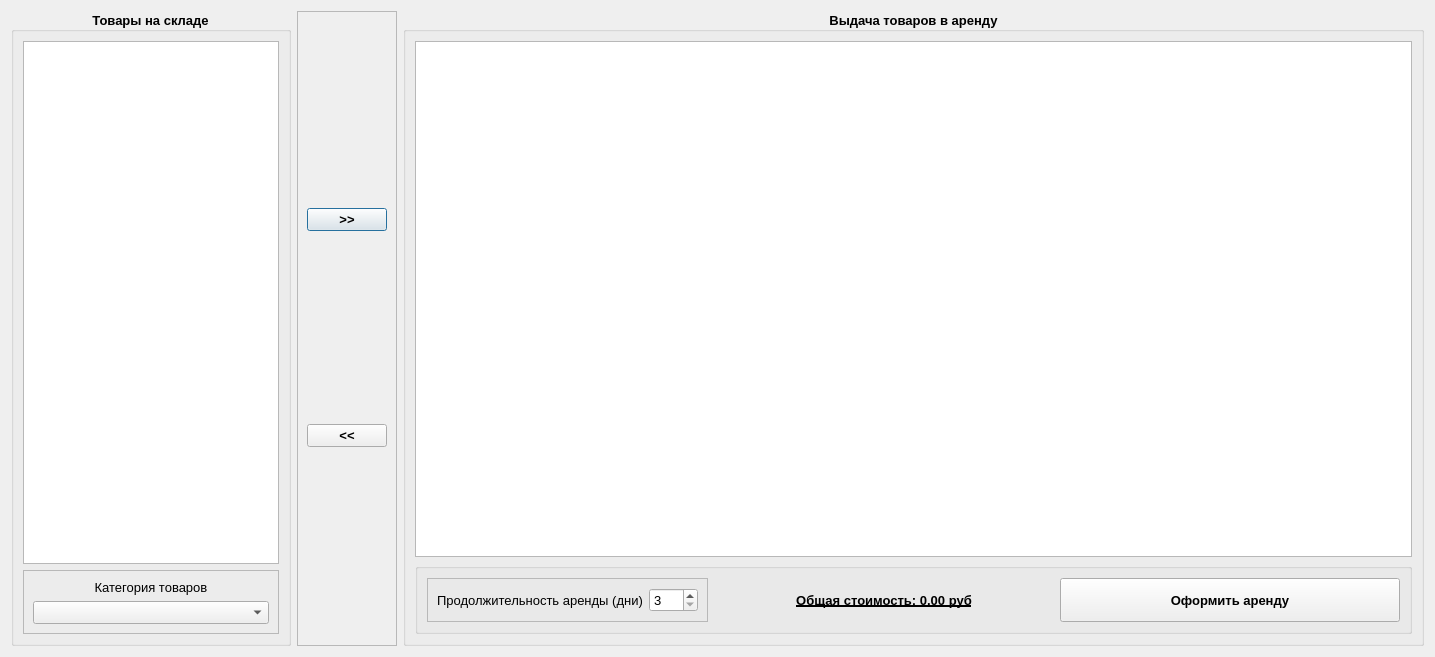
<?xml version="1.0" encoding="UTF-8"?>
<ui version="4.0">
 <class>RentalDialog</class>
 <widget class="QDialog" name="RentalDialog">
  <property name="geometry">
   <rect>
    <x>0</x>
    <y>0</y>
    <width>1435</width>
    <height>657</height>
   </rect>
  </property>
  <property name="font">
   <font>
    <pointsize>10</pointsize>
   </font>
  </property>
  <property name="windowTitle">
   <string>Аренда</string>
  </property>
  <layout class="QHBoxLayout" name="horizontalLayout">
   <item>
    <widget class="QGroupBox" name="groupBox">
     <property name="sizePolicy">
      <sizepolicy hsizetype="Fixed" vsizetype="Preferred">
       <horstretch>0</horstretch>
       <verstretch>0</verstretch>
      </sizepolicy>
     </property>
     <property name="font">
      <font>
       <pointsize>10</pointsize>
       <bold>true</bold>
      </font>
     </property>
     <property name="title">
      <string>Товары на складе</string>
     </property>
     <property name="alignment">
      <set>Qt::AlignmentFlag::AlignCenter</set>
     </property>
     <layout class="QVBoxLayout" name="verticalLayout_2">
      <item>
       <widget class="QTableWidget" name="storeTableWidget">
        <property name="sizePolicy">
         <sizepolicy hsizetype="Fixed" vsizetype="Expanding">
          <horstretch>0</horstretch>
          <verstretch>0</verstretch>
         </sizepolicy>
        </property>
        <property name="font">
         <font>
          <pointsize>10</pointsize>
          <bold>false</bold>
         </font>
        </property>
        <property name="selectionBehavior">
         <enum>QAbstractItemView::SelectionBehavior::SelectRows</enum>
        </property>
        <attribute name="verticalHeaderVisible">
         <bool>false</bool>
        </attribute>
       </widget>
      </item>
      <item>
       <widget class="QFrame" name="frame_4">
        <property name="font">
         <font>
          <pointsize>12</pointsize>
          <bold>false</bold>
         </font>
        </property>
        <property name="frameShape">
         <enum>QFrame::Shape::StyledPanel</enum>
        </property>
        <property name="frameShadow">
         <enum>QFrame::Shadow::Raised</enum>
        </property>
        <layout class="QVBoxLayout" name="verticalLayout_3">
         <item>
          <widget class="QLabel" name="label">
           <property name="font">
            <font>
             <pointsize>10</pointsize>
             <bold>false</bold>
            </font>
           </property>
           <property name="text">
            <string>Категория товаров</string>
           </property>
           <property name="alignment">
            <set>Qt::AlignmentFlag::AlignCenter</set>
           </property>
          </widget>
         </item>
         <item>
          <widget class="QComboBox" name="comboBoxGroup">
           <property name="sizePolicy">
            <sizepolicy hsizetype="Expanding" vsizetype="Fixed">
             <horstretch>0</horstretch>
             <verstretch>0</verstretch>
            </sizepolicy>
           </property>
           <property name="font">
            <font>
             <pointsize>10</pointsize>
             <bold>false</bold>
            </font>
           </property>
          </widget>
         </item>
        </layout>
       </widget>
      </item>
     </layout>
    </widget>
   </item>
   <item>
    <widget class="QFrame" name="frame_2">
     <property name="frameShape">
      <enum>QFrame::Shape::StyledPanel</enum>
     </property>
     <property name="frameShadow">
      <enum>QFrame::Shadow::Raised</enum>
     </property>
     <layout class="QVBoxLayout" name="verticalLayout">
      <item>
       <widget class="QPushButton" name="buttonAdd">
        <property name="font">
         <font>
          <pointsize>10</pointsize>
          <bold>true</bold>
         </font>
        </property>
        <property name="text">
         <string>&gt;&gt;</string>
        </property>
       </widget>
      </item>
      <item>
       <widget class="QPushButton" name="buttonDel">
        <property name="font">
         <font>
          <pointsize>10</pointsize>
          <bold>true</bold>
         </font>
        </property>
        <property name="text">
         <string>&lt;&lt;</string>
        </property>
       </widget>
      </item>
     </layout>
    </widget>
   </item>
   <item>
    <widget class="QGroupBox" name="groupBox_3">
     <property name="sizePolicy">
      <sizepolicy hsizetype="Preferred" vsizetype="Preferred">
       <horstretch>0</horstretch>
       <verstretch>0</verstretch>
      </sizepolicy>
     </property>
     <property name="font">
      <font>
       <pointsize>10</pointsize>
       <bold>true</bold>
      </font>
     </property>
     <property name="title">
      <string>Выдача товаров в аренду</string>
     </property>
     <property name="alignment">
      <set>Qt::AlignmentFlag::AlignCenter</set>
     </property>
     <layout class="QVBoxLayout" name="verticalLayout_4">
      <item>
       <widget class="QTableWidget" name="rentalTableWidget">
        <property name="font">
         <font>
          <pointsize>10</pointsize>
          <bold>false</bold>
         </font>
        </property>
        <property name="selectionBehavior">
         <enum>QAbstractItemView::SelectionBehavior::SelectRows</enum>
        </property>
        <attribute name="verticalHeaderVisible">
         <bool>false</bool>
        </attribute>
       </widget>
      </item>
      <item>
       <widget class="QGroupBox" name="groupBox_5">
        <property name="font">
         <font>
          <pointsize>10</pointsize>
          <bold>true</bold>
         </font>
        </property>
        <property name="title">
         <string/>
        </property>
        <property name="alignment">
         <set>Qt::AlignmentFlag::AlignCenter</set>
        </property>
        <layout class="QHBoxLayout" name="horizontalLayout_3">
         <item>
          <widget class="QFrame" name="frame_5">
           <property name="sizePolicy">
            <sizepolicy hsizetype="Fixed" vsizetype="Preferred">
             <horstretch>0</horstretch>
             <verstretch>0</verstretch>
            </sizepolicy>
           </property>
           <property name="frameShape">
            <enum>QFrame::Shape::StyledPanel</enum>
           </property>
           <property name="frameShadow">
            <enum>QFrame::Shadow::Raised</enum>
           </property>
           <layout class="QHBoxLayout" name="horizontalLayout_4">
            <item>
             <widget class="QLabel" name="label_4">
              <property name="font">
               <font>
                <pointsize>10</pointsize>
                <bold>false</bold>
               </font>
              </property>
              <property name="text">
               <string>Продолжительность аренды (дни)</string>
              </property>
              <property name="alignment">
               <set>Qt::AlignmentFlag::AlignCenter</set>
              </property>
             </widget>
            </item>
            <item>
             <widget class="QSpinBox" name="spinBoxDays">
              <property name="sizePolicy">
               <sizepolicy hsizetype="Fixed" vsizetype="Fixed">
                <horstretch>0</horstretch>
                <verstretch>0</verstretch>
               </sizepolicy>
              </property>
              <property name="font">
               <font>
                <pointsize>10</pointsize>
                <bold>false</bold>
               </font>
              </property>
              <property name="minimum">
               <number>3</number>
              </property>
              <property name="maximum">
               <number>365</number>
              </property>
             </widget>
            </item>
           </layout>
          </widget>
         </item>
         <item>
          <widget class="QLabel" name="labelCost">
           <property name="font">
            <font>
             <pointsize>10</pointsize>
             <bold>true</bold>
             <underline>true</underline>
            </font>
           </property>
           <property name="autoFillBackground">
            <bool>false</bool>
           </property>
           <property name="text">
            <string>Общая стоимость: 0.00 руб</string>
           </property>
           <property name="alignment">
            <set>Qt::AlignmentFlag::AlignCenter</set>
           </property>
          </widget>
         </item>
         <item>
          <widget class="QPushButton" name="buttonOrder">
           <property name="sizePolicy">
            <sizepolicy hsizetype="Minimum" vsizetype="Preferred">
             <horstretch>0</horstretch>
             <verstretch>0</verstretch>
            </sizepolicy>
           </property>
           <property name="text">
            <string>Оформить аренду</string>
           </property>
          </widget>
         </item>
        </layout>
       </widget>
      </item>
     </layout>
    </widget>
   </item>
  </layout>
 </widget>
 <resources/>
 <connections/>
</ui>
